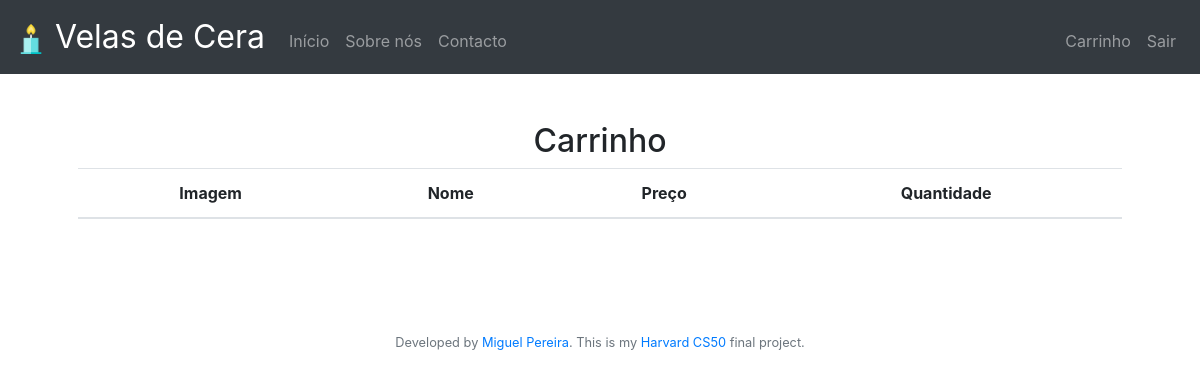
Before: /cart (signed in) with the older database file.
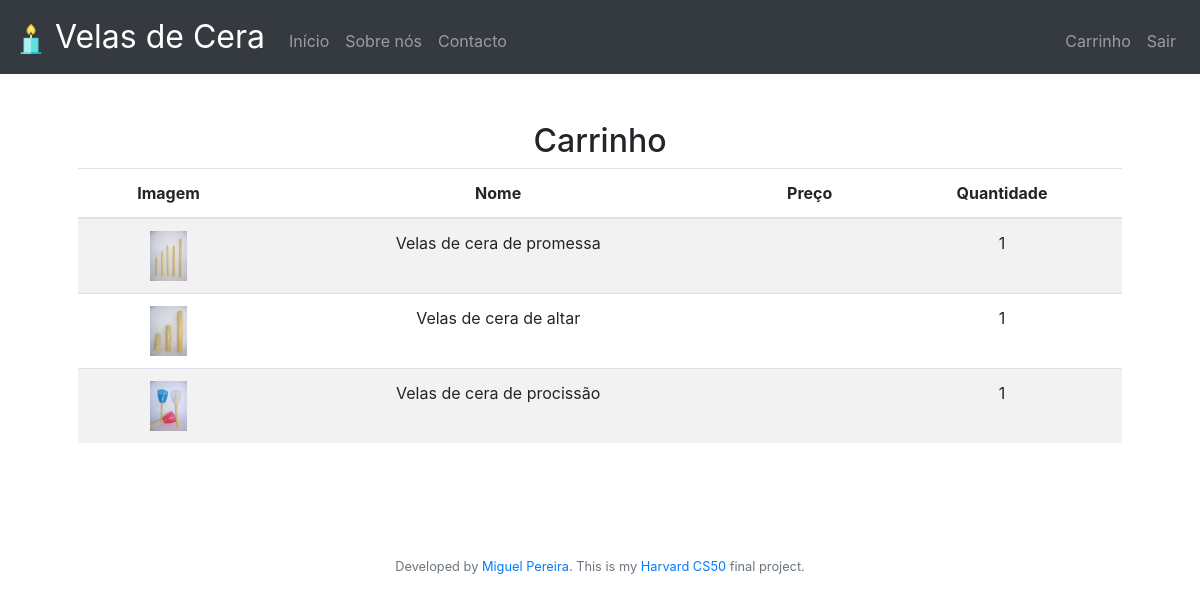
After: the same page with the newer database file.
### tables this page shows
CREATE TABLE cart(
user_id integer not null,
quantities numeric not null default 1,
product_id integer not null,
foreign key(user_id) references users(id),
foreign key(product_id) references produtos(id));

CREATE TABLE produtos (
id integer not null primary key autoincrement,
image text,
name text not null,
desc text, price numeric);

### app.py (the view)
@app.route("/cart", methods=["GET", "POST"])
@login_required
def cart():
    produtos = db.execute("Select cart.quantities, produtos.name, produtos.price, produtos.image from cart inner join produtos on cart.product_id = produtos.id where user_id = :user",
                            user = session.get("user_id"))
    return render_template("cart.html", produtos=produtos)

### app.py (called while the page is built)
@app.after_request
def after_request(response):
    response.headers["Cache-Control"] = "no-cache, no-store, must-revalidate"
    response.headers["Expires"] = 0
    response.headers["Pragma"] = "no-cache"
    return response

def login_required(f):
    @wraps(f)
    def decorated_function(*args, **kwargs):
        if session.get("user_id") is None:
            return redirect("/login")
        return f(*args, **kwargs)
    return decorated_function

### templates/cart.html (shortened to what this page needs)
{% extends "layout.html" %}
{% block main %}
<main class="container p-5" >
<form action="/cart" method="POST" enctype=multipart/form-data>
    <table class="table table-striped">
        <thead>
            <h2>
                Carrinho
            </h2>
            <tr>
                <th>Imagem</th>
                <th>Nome</th>
                <th>Preço</th>
                <th>Quantidade</th>
            </tr>
        </thead>
        <tbody>
        {% for produto in produtos %}
            <tr>
                <td><img src="/static/image/uploads/{{ produto.image }}" style="object-fit:scale-down; height: 50px;"></td>
                <td>{{ produto.name }}</td>
                <td>{{ produto.price }}</td>
                <td>{{ produto.quantities }}</td>
            </tr>
        {% endfor %}
        </tbody>
    </table>
</form>
</main>
{% endblock %}

### templates/layout.html (shortened to what this page needs)
<!DOCTYPE html>
<html lang="pt">
    <head>
        <link href="https://maxcdn.bootstrapcdn.com/bootstrap/4.1.3/css/bootstrap.min.css" rel="stylesheet">
        <link href="/static/styles.css" rel="stylesheet">
    </head>
    <body>
        <nav class="navbar fixed-top navbar-expand-md navbar-dark bg-dark">
            <a class="navbar-brand" href="/"><img src="/static/favicon.png" width="30" height="30" class="d-inline-block align-center" alt="/"> Velas de Cera</a>
            <div class="collapse navbar-collapse" id="navbar">
                    <ul class="navbar-nav mr-auto mt-2">
                        <li class="nav-item"><a class="nav-link" href="/">Início</a></li>
                        <li class="nav-item"><a class="nav-link" href="/about">Sobre nós</a></li>
                        <li class="nav-item"><a class="nav-link" href="/contacto">Contacto</a></li>
                    </ul>
                {% if session.user_id %}
                    <ul class="navbar-nav ml-auto mt-2">
                        <li class="nav-item"><a class="nav-link" href="/cart">Carrinho</a></li>
                        <li class="nav-item"><a class="nav-link" href="/logout">Sair</a></li>
                    </ul>
                {% else %}
                    <ul class="navbar-nav ml-auto mt-2">
                        <li class="nav-item"><a class="nav-link" href="/register">Registar</a></li>
                        <li class="nav-item"><a class="nav-link" href="/login">Entrar</a></li>
                    </ul>
                {% endif %}
            </div>
        </nav>
        <main style="margin-top: 74px;">
            {% block main %}{% endblock %}
        </main>
        <footer class="small text-center text-muted" style="margin-top: 50px; margin-bottom: 50px;">
            Developed by <a href="https://www.linkedin.com/in/miguelduartepereira/">Miguel Pereira</a>. This is my <a href="https://cs50.harvard.edu/x/2020/project/">Harvard CS50</a> final project.
        </footer>
    </body>
</html>

### static/styles.css (style rules this page uses)
nav .navbar-brand { font-size: xx-large; }
main { overflow-x: auto; text-align: center; }
main img { max-width: 100%; }

Changed rows visible on the page:
added cart: image (picture), name "Velas de cera de promessa", quantities "1"
added cart: image (picture), name "Velas de cera de altar", quantities "1"
added cart: image (picture), name "Velas de cera de procissão", quantities "1"
